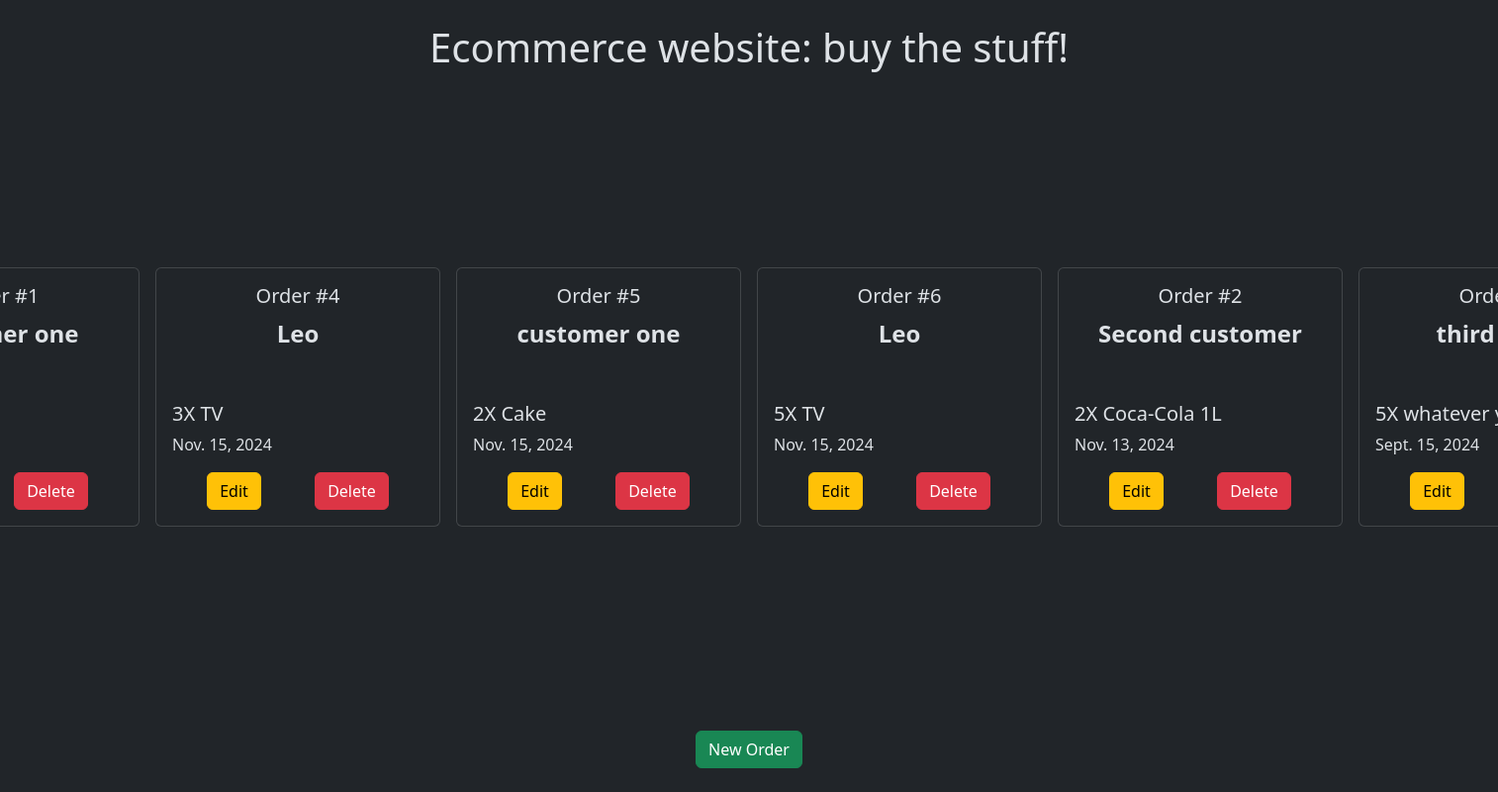
/orders/, run on an earlier commit of the app's database.
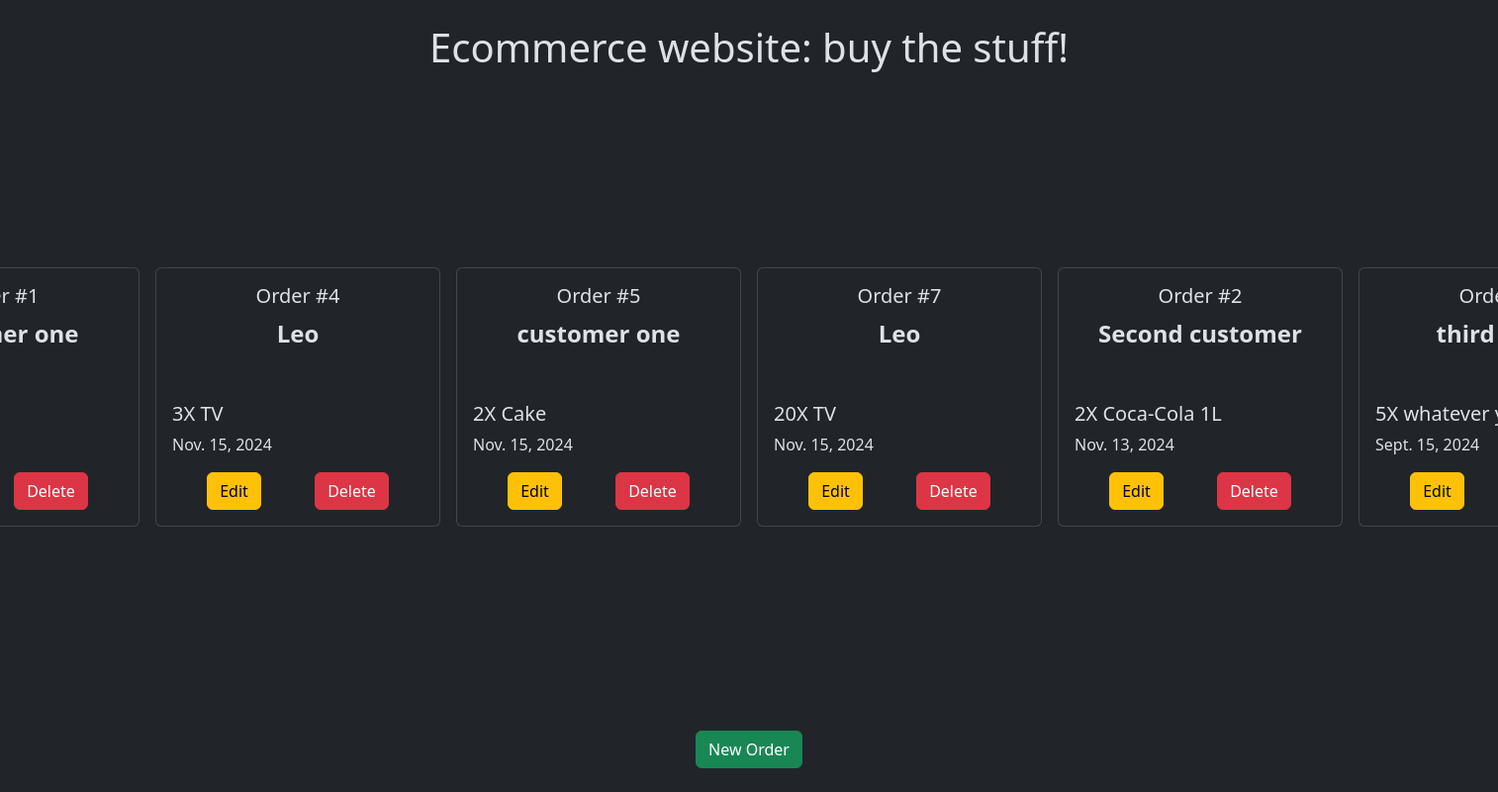
And on a later commit of the database.
### ecommerce/models.py (models this page shows)
class Order(models.Model):
    customer_name = models.CharField(max_length=100)
    product_name = models.CharField(max_length=100)
    quantity = models.IntegerField()
    order_date = models.DateField(default=timezone.now)
    class Meta:
        ordering = ['-order_date']
        verbose_name_plural = 'Orders'
    def __str__(self):
        return f"{self.customer_name.title()} ordered {self.quantity}X {self.product_name} on {self.order_date}"

### ecommerce/views.py (the view)
# urls.py: path('orders/', views.order_list, name='order_list'), # URL to list tasks
def order_list(request):
    orders = Order.objects.all()
    context = {'orders': orders}
    return render(request, 'ecommerce/order_list.html', context)

### ecommerce/templates/ecommerce/order_list.html (shortened to what this page needs)
{% extends 'ecommerce/base.html' %}
{% block content %}
<div class="d-flex gap-3">
    {% for order in orders %}
    <div class="card text-center mb-3" style="width: 18rem;">
        <div class="card-body">
            <h5 class="card-title">Order #{{ order.id }}</h5>
            <p class="card-text text-center fw-bold mb-5 fs-4">{{ order.customer_name }}</p>
            <p class="card-text text-start mb-1 fs-5">{{ order.quantity }}X {{ order.product_name }}</p>
            <p class="card-text text-start fs-6">{{ order.order_date }}</p>
            <div class="container d-flex justify-content-around gap-2">
                <form action="{% url 'ecommerce:order_edit' order_id=order.id %}" method="GET">
                    <button type="submit" class="btn btn-warning">Edit</button>
                </form>
                <form action="{% url 'ecommerce:order_delete' order_id=order.id %}" method="POST">
                    <button type="submit" class="btn btn-danger">Delete</button>
                </form>
            </div>
        </div>
    </div>
    {% endfor %}
</div>
{% endblock content %}

### ecommerce/templates/ecommerce/base.html (shortened to what this page needs)
{% load static %}
<!DOCTYPE html>
<html>
    <head>
        {% load django_bootstrap5 %}
        {% bootstrap_css %}
        <link rel="stylesheet" href="{% static 'css/ecommerce.css' %}">
    </head>
    <body class="d-flex flex-column align-items-center justify-content-between vh-100 py-4"  data-bs-theme="dark">
        <header class="">
            <h1>Ecommerce website: buy the stuff!</h1>
        </header>
        <main class="">
            {% block content %}
            {% endblock content%}
        </main>
        <footer class="">
            <form action="{% url 'ecommerce:order_new' %}" method="GET">
                <button type="submit" class="btn btn-success">New Order</button>
            </form>
        </footer>
    </body>
</html>

What changed in the data, as far as the page shows it:
removed Order: id "6", customer_name "Leo", quantity "5", product_name "TV", order_date "Nov. 15, 2024"
added Order: id "7", customer_name "Leo", quantity "20", product_name "TV", order_date "Nov. 15, 2024"
